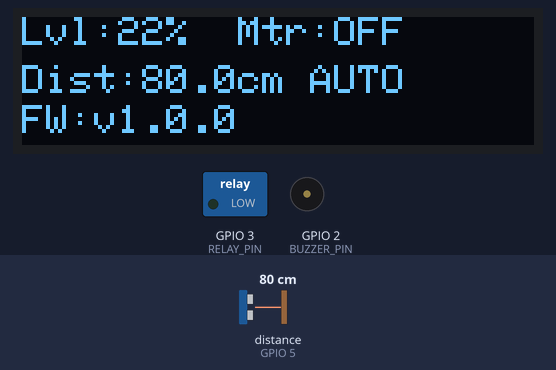
A sketch run on a simulated ESP32-C3. Shown: 128×32 one-colour display, switched loads named in the sketch (green lamp = pin HIGH), buzzer (waves = sounding, pin HIGH). Wiring (inferred from the names in the program): ultrasonic range finder: trigger GPIO 4; echo GPIO 5. Inputs (shaded band) come from the test bench; at power-on: distance to the obstacle (sensor on GPIO 5) 80 cm. The echo pulse lasts 58.3 µs per cm; WiFi joins after 1.5 s; servers stay silent unless stated; uploads are accepted with an empty reply; the local clock reads 2024-03-15 10:24:30 at power-on unless the sketch sets it; pins used as bus, display or sensor lines are not drawn; what the sketch prints to the serial monitor is not drawn.

Above: at 2.9 s.
3.0 s: distance to the obstacle (sensor on GPIO 5) set to 87 cm
At 5.8 s:
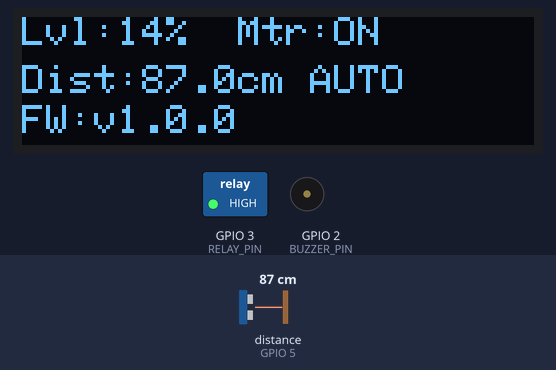
6.1 s: distance to the obstacle (sensor on GPIO 5) set to 17 cm
At 10.6 s:
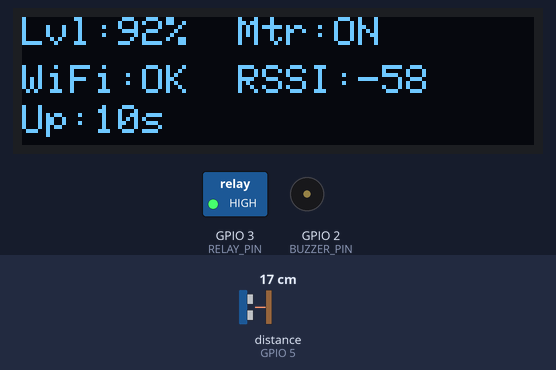
12.1 s: distance to the obstacle (sensor on GPIO 5) set to 12 cm
At 15.2 s:
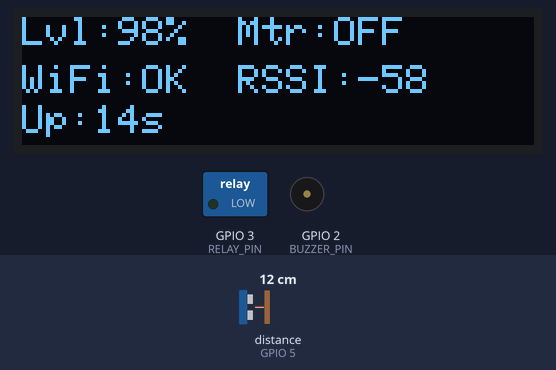
18.1 s: distance to the obstacle (sensor on GPIO 5) set to 120 cm
At 21.6 s:
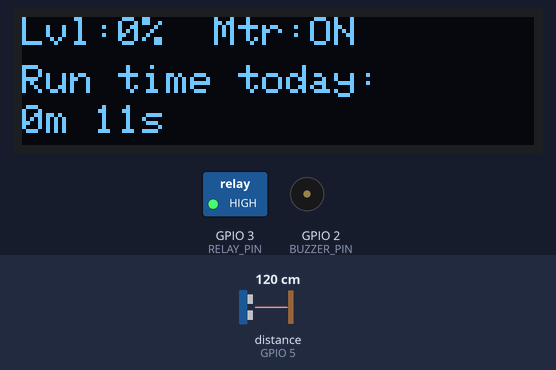
22.1 s: distance to the obstacle (sensor on GPIO 5) set to 2 cm
At 25.2 s:
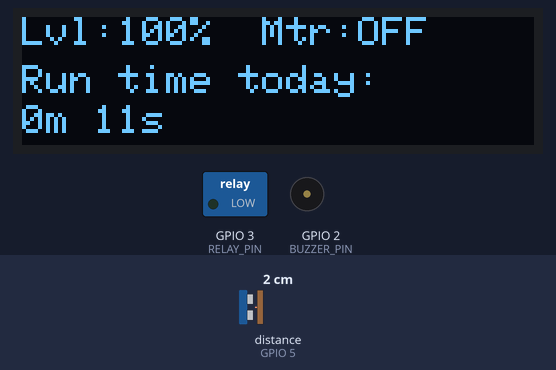
Timing chart, 0 to 26.7 s (numbered marks = the images above; inputs shaded):
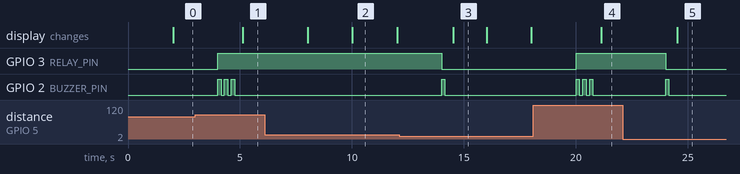

The sketch:

water_tank.ino
```cpp
// ESP32-C3 Mini — Water Tank Level Monitor (v4)
// AJ-SR04M (distance) + 128x32 OLED + Relay (motor) + Buzzer
// Talks to the Cloudflare Worker's real API:
//   POST /api/update        periodic telemetry
//   POST /api/motor-event   fired on every relay ON/OFF transition
//   GET  /api/settings      pulled each cycle (calibration, thresholds, toggles)
//   POST /api/settings      used only to clear reboot_requested after acting on it
//
// ECHO pin needs a voltage divider (5V -> 3.3V) before connecting to ESP32-C3!
// e.g. 1kΩ (ECHO to GPIO) + 2kΩ (GPIO to GND) resistor divider
//
// Libraries needed (Library Manager):
//   Adafruit_GFX, Adafruit_SSD1306, ArduinoJson

#include <WiFi.h>
#include <HTTPClient.h>
#include <ArduinoJson.h>
#include <Wire.h>
#include <Adafruit_GFX.h>
#include <Adafruit_SSD1306.h>
#include <time.h>
#include "config.h"   // WIFI_SSID, WIFI_PASSWORD, WORKER_URL, API_KEY — gitignored

// ---------------- PINS ----------------

#define TRIG_PIN   4
#define ECHO_PIN   5
#define SDA_PIN    8
#define SCL_PIN    9
#define RELAY_PIN  3
#define BUZZER_PIN 2

// ---------------- DEFAULT SETTINGS (overwritten by GET /api/settings) -------
// Field names match the Worker's DEFAULT_SETTINGS exactly.

float tankHeightCm       = 100.0;
float fullDistanceCm     = 10.0;
float lowThresholdPct    = 20.0;
float fullThresholdPct   = 95.0;
bool  autoModeEnabled    = true;
bool  buzzerEnabled      = true;
unsigned long reportIntervalMs = 10000;
int   maxRunDurationMin  = 60;     // 0 = disabled
int   tzOffsetMin        = 330;    // Asia/Colombo default
bool  rebootRequested    = false;
char  firmwareVersion[16] = "v1.0.0";  // updated from GET /api/settings

// ---------------- TIMING ----------------

const unsigned long MEASURE_INTERVAL_MS = 2000;   // sensor read + OLED refresh
const unsigned long SETTINGS_POLL_MS    = 15000;  // GET /api/settings

// OLED info page cycles through sub-screens every N sensor ticks
static uint8_t oledPage = 0;
static uint8_t oledPageTick = 0;
#define OLED_PAGE_TICKS 5   // switch page every 5 × MEASURE_INTERVAL_MS ≈ 10 s

// ---------------- OLED ----------------

#define SCREEN_WIDTH 128
#define SCREEN_HEIGHT 32
#define OLED_RESET -1
#define SCREEN_ADDRESS 0x3C
Adafruit_SSD1306 display(SCREEN_WIDTH, SCREEN_HEIGHT, &Wire, OLED_RESET);

// ---------------- STATE ----------------

bool motorOn = false;
unsigned long motorOnAtMs = 0;          // millis() when motor turned on
unsigned long runTimeTodaySec = 0;      // resets at local midnight
int lastDayOfYear = -1;
bool ntpSynced = false;

float lastLevelPercent = -1;
float lastDistanceCm = -1;

unsigned long lastMeasureMs = 0;
unsigned long lastReportMs = 0;
unsigned long lastSettingsPollMs = 0;

// ================================================================
// SETUP
// ================================================================

void setup() {
  Serial.begin(115200);

  pinMode(TRIG_PIN, OUTPUT);
  pinMode(ECHO_PIN, INPUT);
  digitalWrite(TRIG_PIN, LOW);

  pinMode(RELAY_PIN, OUTPUT);
  digitalWrite(RELAY_PIN, LOW);

  pinMode(BUZZER_PIN, OUTPUT);
  digitalWrite(BUZZER_PIN, LOW);

  Wire.begin(SDA_PIN, SCL_PIN);
  if (!display.begin(SSD1306_SWITCHCAPVCC, SCREEN_ADDRESS)) {
    Serial.println("SSD1306 allocation failed");
    while (true) delay(10);
  }
  display.clearDisplay();
  display.setTextColor(SSD1306_WHITE);
  display.setTextSize(1);
  display.setCursor(0, 0);
  display.println("Connecting WiFi...");
  display.display();

  connectWiFi();
  fetchSettings();          // get real calibration before first reading
  setupTimeSync();
}

// ================================================================
// MAIN LOOP
// ================================================================

void loop() {
  unsigned long now = millis();

  if (now - lastMeasureMs >= MEASURE_INTERVAL_MS) {
    lastMeasureMs = now;

    lastDistanceCm = measureDistanceCM();
    if (lastDistanceCm > 0) {
      lastLevelPercent = distanceToPercent(lastDistanceCm);
      applyMotorControl(lastLevelPercent);
    }
    accumulateRunTime();
    updateOLED();
  }

  if (now - lastSettingsPollMs >= SETTINGS_POLL_MS) {
    lastSettingsPollMs = now;
    fetchSettings();
    if (rebootRequested) {
      Serial.println("Reboot requested by server — restarting...");
      clearRebootFlag();
      delay(300);
      ESP.restart();
    }
  }

  if (now - lastReportMs >= reportIntervalMs) {
    lastReportMs = now;
    reportTelemetry();
  }
}

// ================================================================
// DISTANCE / LEVEL
// ================================================================

float measureDistanceCM() {
  digitalWrite(TRIG_PIN, LOW);
  delayMicroseconds(2);
  digitalWrite(TRIG_PIN, HIGH);
  delayMicroseconds(10);
  digitalWrite(TRIG_PIN, LOW);

  long duration = pulseIn(ECHO_PIN, HIGH, 30000); // ~30ms timeout, ~5m range
  if (duration == 0) return -1;

  return (duration * 0.0343) / 2.0;
}

float distanceToPercent(float distance_cm) {
  float percent = ((tankHeightCm - distance_cm) / (tankHeightCm - fullDistanceCm)) * 100.0;
  if (percent < 0) percent = 0;
  if (percent > 100) percent = 100;
  return percent;
}

// ================================================================
// MOTOR + BUZZER + RUNTIME TRACKING
// ================================================================

void setMotor(bool on, const char* trigger) {
  if (on == motorOn) return; // no change, no event

  motorOn = on;
  digitalWrite(RELAY_PIN, motorOn ? HIGH : LOW);

  if (buzzerEnabled) beep(motorOn ? 3 : 1);

  if (motorOn) {
    motorOnAtMs = millis();
    reportMotorEvent("on", trigger, -1);
    Serial.printf("Motor ON (%s)\n", trigger);
  } else {
    float duration_min = (millis() - motorOnAtMs) / 60000.0;
    reportMotorEvent("off", trigger, duration_min);
    Serial.printf("Motor OFF (%s) after %.1f min\n", trigger, duration_min);
  }
}

void applyMotorControl(float level_percent) {
  // Safety cutoff: motor has been running too long — force off regardless of mode
  if (motorOn && maxRunDurationMin > 0) {
    float runMin = (millis() - motorOnAtMs) / 60000.0;
    if (runMin >= maxRunDurationMin) {
      setMotor(false, "safety_cutoff");
      return;
    }
  }

  if (!autoModeEnabled) return; // manual/off mode: leave relay as-is

  if (!motorOn && level_percent <= lowThresholdPct) {
    setMotor(true, "auto");
  } else if (motorOn && level_percent >= fullThresholdPct) {
    setMotor(false, "auto");
  }
}

void accumulateRunTime() {
  static unsigned long lastTick = 0;
  unsigned long now = millis();
  if (lastTick == 0) lastTick = now;

  if (motorOn) {
    runTimeTodaySec += (now - lastTick) / 1000;
  }
  lastTick = now;

  // Reset the counter at local midnight, once NTP time is available
  if (ntpSynced) {
    time_t nowT = time(nullptr);
    struct tm t;
    localtime_r(&nowT, &t);
    if (lastDayOfYear != -1 && t.tm_yday != lastDayOfYear) {
      runTimeTodaySec = 0;
    }
    lastDayOfYear = t.tm_yday;
  }
}

void beep(int times) {
  for (int i = 0; i < times; i++) {
    digitalWrite(BUZZER_PIN, HIGH);
    delay(150);
    digitalWrite(BUZZER_PIN, LOW);
    delay(150);
  }
}

// ================================================================
// OLED
// ================================================================

void updateOLED() {
  // Cycle sub-pages every OLED_PAGE_TICKS sensor ticks
  if (++oledPageTick >= OLED_PAGE_TICKS) {
    oledPageTick = 0;
    oledPage = (oledPage + 1) % 3;
  }

  display.clearDisplay();
  display.setTextSize(1);

  // ----- Row 0: always show level + motor state -----
  display.setCursor(0, 0);
  if (lastLevelPercent >= 0) {
    display.print("Lvl:");
    display.print(lastLevelPercent, 0);
    display.print("%  Mtr:");
    display.println(motorOn ? "ON" : "OFF");
  } else {
    display.println("Sensor error");
  }

  // ----- Rows 1-2: rotating info pages -----
  display.setCursor(0, 12);
  switch (oledPage) {
    case 0: // Distance + mode
      display.print("Dist:");
      display.print(lastDistanceCm, 1);
      display.print("cm ");
      display.println(autoModeEnabled ? "AUTO" : "MAN");
      display.setCursor(0, 22);
      display.print("FW:"); display.println(firmwareVersion);
      break;
    case 1: // WiFi RSSI + uptime
      display.print("WiFi:");
      display.print(WiFi.status() == WL_CONNECTED ? "OK" : "DOWN");
      display.print("  RSSI:");
      display.println(WiFi.RSSI());
      display.setCursor(0, 22);
      display.print("Up:"); display.print(millis()/1000); display.println("s");
      break;
    case 2: // Runtime today
      display.println("Run time today:");
      display.setCursor(0, 22);
      display.print(runTimeTodaySec / 60);
      display.print("m ");
      display.print(runTimeTodaySec % 60);
      display.println("s");
      break;
  }

  display.display();
}

// ================================================================
// WIFI + TIME
// ================================================================

void connectWiFi() {
  WiFi.mode(WIFI_STA);
  WiFi.begin(WIFI_SSID, WIFI_PASSWORD);

  unsigned long start = millis();
  while (WiFi.status() != WL_CONNECTED && millis() - start < 15000) {
    delay(300);
    Serial.print(".");
  }
  Serial.println();
  Serial.println(WiFi.status() == WL_CONNECTED ? "WiFi connected" : "WiFi connect failed");
}

bool ensureWiFi() {
  if (WiFi.status() == WL_CONNECTED) return true;
  connectWiFi();
  return WiFi.status() == WL_CONNECTED;
}

void setupTimeSync() {
  configTime(tzOffsetMin * 60, 0, "pool.ntp.org", "time.nist.gov");
  time_t nowT = time(nullptr);
  int attempts = 0;
  while (nowT < 100000 && attempts < 20) { // wait for a real epoch time
    delay(300);
    nowT = time(nullptr);
    attempts++;
  }
  ntpSynced = (nowT > 100000);
  Serial.println(ntpSynced ? "NTP time synced" : "NTP sync failed (runtime-today may be inaccurate)");
}

// ================================================================
// API: POST /api/update  (telemetry)
// ================================================================

void reportTelemetry() {
  if (!ensureWiFi()) return;

  HTTPClient http;
  http.begin(String(WORKER_URL) + "/api/update");
  http.addHeader("Content-Type", "application/json");
  http.addHeader("X-API-KEY", API_KEY);

  StaticJsonDocument<320> doc;
  doc["level_percent"]      = lastLevelPercent;
  doc["distance_cm"]        = lastDistanceCm;
  doc["motor_on"]           = motorOn;
  doc["rssi"]               = WiFi.RSSI();
  doc["run_time_today_min"] = runTimeTodaySec / 60.0;
  doc["uptime_s"]           = (unsigned long)(millis() / 1000);
  doc["firmware_version"]   = firmwareVersion;

  String payload;
  serializeJson(doc, payload);

  int httpCode = http.POST(payload);
  Serial.print("POST /api/update -> ");
  Serial.println(httpCode);

  http.end();
}

// ================================================================
// API: POST /api/motor-event
// ================================================================

void reportMotorEvent(const char* action, const char* trigger, float duration_min) {
  if (!ensureWiFi()) return;

  HTTPClient http;
  http.begin(String(WORKER_URL) + "/api/motor-event");
  http.addHeader("Content-Type", "application/json");
  http.addHeader("X-API-KEY", API_KEY);

  StaticJsonDocument<192> doc;
  doc["action"] = action;       // "on" | "off"
  doc["trigger"] = trigger;     // "auto" | "manual" | "safety_timeout"
  if (duration_min >= 0) doc["duration_min"] = duration_min;

  String payload;
  serializeJson(doc, payload);

  int httpCode = http.POST(payload);
  Serial.print("POST /api/motor-event -> ");
  Serial.println(httpCode);

  http.end();
}

// ================================================================
// API: GET /api/settings
// ================================================================

void fetchSettings() {
  if (!ensureWiFi()) return;

  HTTPClient http;
  http.begin(String(WORKER_URL) + "/api/settings");
  http.addHeader("X-API-KEY", API_KEY);

  int httpCode = http.GET();
  if (httpCode == 200) {
    String payload = http.getString();

    StaticJsonDocument<640> doc;  // enlarged to accommodate firmware_version string
    DeserializationError err = deserializeJson(doc, payload);
    if (!err) {
      tankHeightCm      = doc["tank_height_cm"]         | tankHeightCm;
      fullDistanceCm    = doc["full_distance_cm"]       | fullDistanceCm;
      lowThresholdPct   = doc["low_threshold_percent"]  | lowThresholdPct;
      fullThresholdPct  = doc["full_threshold_percent"] | fullThresholdPct;
      autoModeEnabled   = doc["auto_mode_enabled"]      | autoModeEnabled;
      buzzerEnabled     = doc["buzzer_enabled"]         | buzzerEnabled;
      maxRunDurationMin = doc["max_run_duration_min"]   | maxRunDurationMin;
      tzOffsetMin       = doc["tz_offset_min"]          | tzOffsetMin;
      rebootRequested   = doc["reboot_requested"]       | false;

      // Store firmware_version so it can be echoed back in telemetry
      const char* fwv = doc["firmware_version"];
      if (fwv) strlcpy(firmwareVersion, fwv, sizeof(firmwareVersion));

      long intervalS = doc["report_interval_s"] | (reportIntervalMs / 1000);
      reportIntervalMs = intervalS * 1000UL;
    } else {
      Serial.print("Settings JSON parse error: ");
      Serial.println(err.c_str());
    }
  } else {
    Serial.print("GET /api/settings -> ");
    Serial.println(httpCode);
  }

  http.end();
}

// Clears reboot_requested on the server so it doesn't loop-restart forever
void clearRebootFlag() {
  if (!ensureWiFi()) return;

  HTTPClient http;
  http.begin(String(WORKER_URL) + "/api/settings");
  http.addHeader("Content-Type", "application/json");
  http.addHeader("X-API-KEY", API_KEY);

  StaticJsonDocument<64> doc;
  doc["reboot_requested"] = false;
  String payload;
  serializeJson(doc, payload);

  int httpCode = http.POST(payload);
  Serial.print("POST /api/settings (clearRebootFlag) -> ");
  Serial.println(httpCode);
  http.end();
}
```

config.example.h
```cpp
// config.example.h
//   Copy this file to "config.h" and fill in your real values.
// config.h is gitignored — it will NEVER be committed to the repo.

#ifndef CONFIG_H
#define CONFIG_H
//
// WiFi credentials
#define WIFI_SSID     "YOUR_WIFI_SSID"
#define WIFI_PASSWORD "YOUR_WIFI_PASSWORD"

// Cloudflare Worker BASE URL — no trailing slash, no /update suffix.
// The firmware appends paths itself, e.g. WORKER_URL + "/api/update"
#define WORKER_URL "https://your-worker.your-subdomain.workers.dev"

// Shared secret — must match the API_KEY secret set on the Worker
// (see README: `npx wrangler secret put API_KEY`)
#define API_KEY "CHANGE_ME_TO_A_LONG_RANDOM_STRING"
// ggggg
#endif
```

Measured:
- the behaviour switches between 82 and 83 cm on distance to the obstacle (sensor on GPIO 5) (found by bisection; images 0 and 1)
- the behaviour switches between 15 and 14 cm on distance to the obstacle (sensor on GPIO 5) (found by bisection; images 2 and 3)
- after the input at 3.0 s, GPIO 3 (RELAY_PIN): LOW → HIGH after 1.0 s; GPIO 2 (BUZZER_PIN): alternates HIGH for 0.15 s and LOW for 0.15 s, 6 changes in all, then stays LOW, starting after 1.0 s; the display: changes after 2.1 s (image 1)
- after the input at 12.1 s, GPIO 3 (RELAY_PIN): HIGH → LOW after 1.9 s; GPIO 2 (BUZZER_PIN): LOW → HIGH after 1.9 s, → LOW 0.15 s later; the display: changes after 2.4 s (image 3)
- after the input at 18.1 s, GPIO 3 (RELAY_PIN): LOW → HIGH after 1.9 s; GPIO 2 (BUZZER_PIN): alternates HIGH for 0.15 s and LOW for 0.15 s, 6 changes in all, then stays LOW, starting after 1.9 s; the display: changes after 3.0 s (image 4)
- after the input at 22.1 s, GPIO 3 (RELAY_PIN): HIGH → LOW after 1.9 s; GPIO 2 (BUZZER_PIN): LOW → HIGH after 1.9 s, → LOW 0.15 s later; the display: changes after 2.4 s (image 5)
- what the display in image 2 shows lasts 2.0 s, from 10.0 s to 12.0 s
